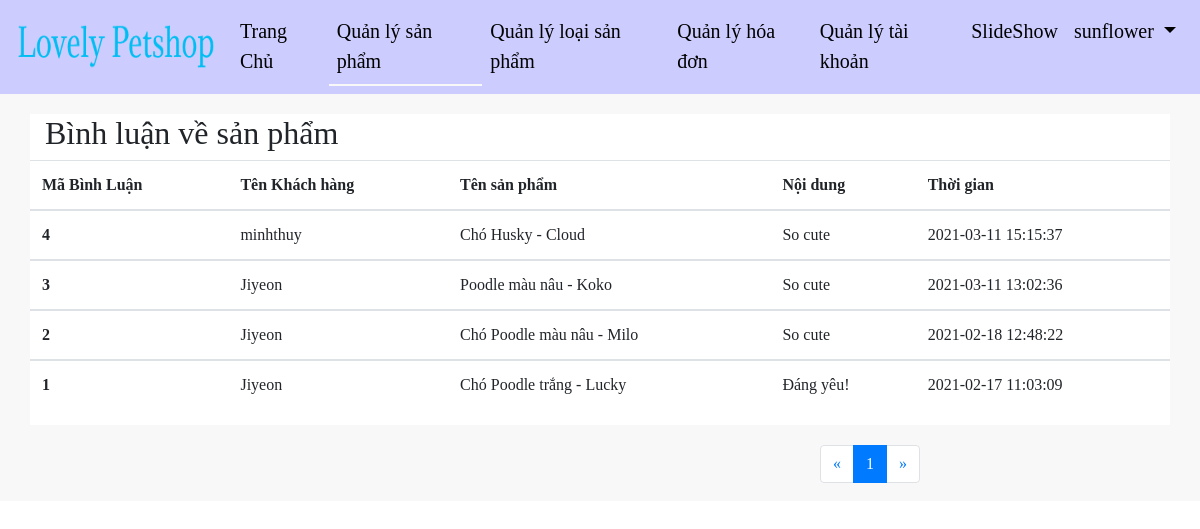
The app's page /application/LovePets/commentProduct.php (signed in) with its own data.
### tables this page shows
CREATE TABLE `comment` (
  `CommentId` int(11) NOT NULL,
  `Content` text NOT NULL,
  `NameLogin` varchar(200) NOT NULL,
  `ProductId` int(11) NOT NULL,
  `time` datetime NOT NULL DEFAULT current_timestamp()
);

CREATE TABLE `product` (
  `ProductId` int(11) NOT NULL,
  `ProductName` varchar(200) NOT NULL,
  `Price` decimal(12,2) NOT NULL,
  `Description` text NOT NULL,
  `RealName` varchar(200) NOT NULL,
  `DateUpdate` datetime DEFAULT current_timestamp(),
  `ImageProduct` varchar(200) NOT NULL,
  `SaleId` int(11) DEFAULT NULL,
  `CategoryId` int(11) NOT NULL,
  `StatusProduct` varchar(200) NOT NULL
);

### application/LovePets/commentProduct.php (the view, shortened to what this page needs)
<!DOCTYPE html>
<html>
    <head>
        <link rel="stylesheet" href="https://maxcdn.bootstrapcdn.com/bootstrap/4.4.1/css/bootstrap.min.css">
        <link rel="stylesheet" href="https://cdnjs.cloudflare.com/ajax/libs/font-awesome/4.7.0/css/font-awesome.min.css">
        <link rel="stylesheet" href="https://cdnjs.cloudflare.com/ajax/libs/font-awesome/4.7.0/css/font-awesome.min.css">
    </head>
    <body style="font-family: serif">
        <?php include 'menuAdmin.php'; ?>
        <?php
        include 'connection.php';
        $record_per_page = 8;
        $page = '';
        if (isset($_GET['page'])) {
            $page = $_GET['page'];
        } else {
            $page = 1;
        }
        ?>
        <div style="background-color:rgb(248,248,248);">
            <form method="post" style="padding-top:20px;padding-bottom: 20px ">
                <div class="container" style="background-color:white;">
                    <div class="row">
                        <div class="col-md-12">
                            <h2>Bình luận về sản phẩm</h2>
                        </div>
                    </div>
                    <div class="row">
                        <table class="table table-hover">
                            <thead>
                                <tr>
                                    <th scope="col">Mã Bình Luận</th>
                                    <th scope="col">Tên Khách hàng</th>
                                    <th scope="col">Tên sản phẩm</th>
                                    <th scope="col">Nội dung</th>
                                    <th scope="col">Thời gian</th>
                                </tr>
                            </thead>
                            <?php
                            include 'connection.php';
                            $start_from = ($page - 1) * $record_per_page;
                            $sql = "select * from comment c, product p where c.ProductId = p.ProductId  order by CommentId DESC LIMIT $start_from,$record_per_page";
                            $result1 = $conn->query($sql);
                            if ($result1->num_rows > 0) {
                                while ($row = $result1->fetch_array()) {
                                    ?>
                                    <tbody>
                                        <tr>
                                            <th scope="row"><?php echo $row['CommentId']; ?></th>
                                            <td>  <?php echo $row['NameLogin']; ?></td>
                                            <td><?php echo $row['ProductName']; ?></td>
                                            <td><?php echo $row['Content']; ?></td>
                                            <td><?php echo $row['time']; ?></td>
                                        </tr>
                                    </tbody>
                                    <?php
                                }
                            } else {
                                echo $conn->error;
                            }
                            ?>
                        </table>
                    </div>
                </div>
            </form>
                <div class="row">
                    <div class="col-md-8">
                    </div>
                    <div class="col-md-4">
                        <nav aria-label="Page navigation example">
                            <ul class="pagination">
                                <?php
                                $page_query = "select * from orderproduct where  Status='Đã hoàn'  order by OrderId DESC";
                                $page_result = $conn->query($page_query);
                                $total_records = $page_result->num_rows;
                                $total_page = ceil($total_records / $record_per_page);
                                ?>
                                <li class="page-item">
                                    <a class="page-link" href="displayBillComplete.php?page=<?php
                                    if ($page == 1) {
                                        echo 1;
                                    } else {
                                        echo ($page - 1);
                                    }
                                    ?>" aria-label="Previous">
                                        <span aria-hidden="true">&laquo;</span>
                                    </a>
                                </li>
                                <?php
                                for ($i = 1; $i <= $total_page; $i++) {
                                    ?>
                                    <li class="page-item <?php
                                    if ($page == $i) {
                                        echo "active";
                                    }
                                    ?>"><a class="page-link " href="displayBillComplete.php?page=<?php echo $i; ?>"><?php echo $i; ?></a></li>
                                    <?php } ?>
                                <li class="page-item">
                                    <a class="page-link" href="displayBillComplete.php?page=<?php echo ($page + 1); ?>" aria-label="Next">
                                        <span aria-hidden="true">&raquo;</span>
                                    </a>
                                </li>
                            </ul>
                        </nav>
                    </div>
                </div>
        </div>
    </body>
</html>

### application/LovePets/css/styleheader.css (style rules this page uses)
.active { border-bottom: 2px solid rgb(248,248,248); }

### records on screen
comment: CommentId "4", NameLogin "minhthuy", ProductId.ProductName "Chó Husky - Cloud", Content "So cute", time "2021-03-11 15:15:37"
comment: CommentId "3", NameLogin "Jiyeon", ProductId.ProductName "Poodle màu nâu - Koko", Content "So cute", time "2021-03-11 13:02:36"
comment: CommentId "2", NameLogin "Jiyeon", ProductId.ProductName "Chó Poodle màu nâu - Milo", Content "So cute", time "2021-02-18 12:48:22"
comment: CommentId "1", NameLogin "Jiyeon", ProductId.ProductName "Chó Poodle trắng - Lucky", Content "Đáng yêu!", time "2021-02-17 11:03:09"

### other values on screen
$_SESSION['NameLogin'] "sunflower"
